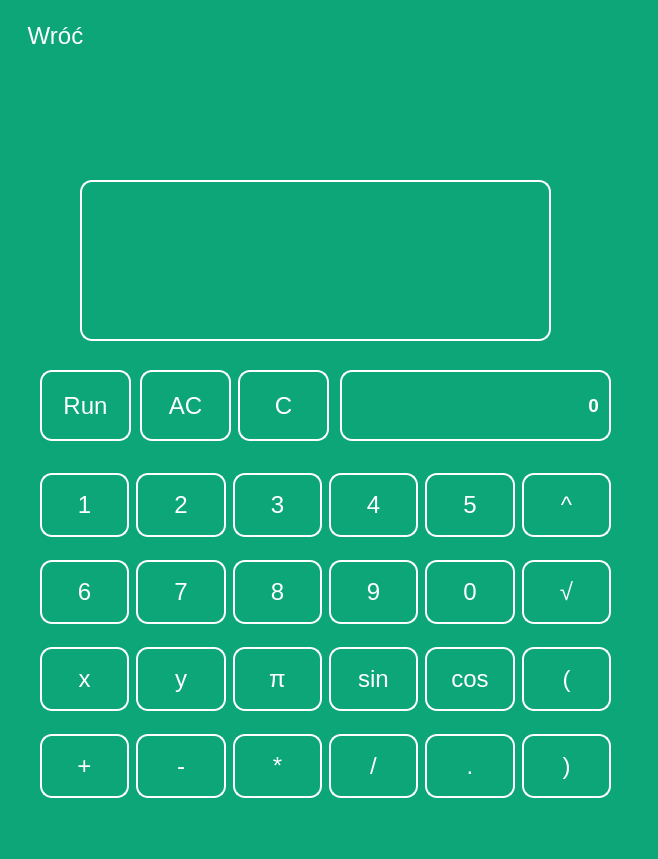
<?xml version="1.0" encoding="UTF-8"?>
<ui version="4.0">
 <class>Pochodne</class>
 <widget class="QMainWindow" name="Pochodne">
  <property name="geometry">
   <rect>
    <x>0</x>
    <y>0</y>
    <width>658</width>
    <height>859</height>
   </rect>
  </property>
  <property name="windowTitle">
   <string>Ekstremum</string>
  </property>
  <property name="styleSheet">
   <string notr="true">*{
	font-family: Arial;
	font-size: 24px;
}
#centralwidget{
	background-color: #0ca678;
}
QPushButton{
	height: 60px;
	border: 2px solid white;
	border-radius: 12px;
	color: white;
	background-color: transparent;
}
QPushButton:hover{
background-color: white; 
color: #0ca678;
}
QLabel{
	padding-right: 10px;
	border: 2px solid white;
	border-radius: 12px;
	color: white;
}</string>
  </property>
  <widget class="QWidget" name="centralwidget">
   <widget class="QWidget" name="gridLayoutWidget">
    <property name="geometry">
     <rect>
      <x>40</x>
      <y>450</y>
      <width>571</width>
      <height>371</height>
     </rect>
    </property>
    <layout class="QGridLayout" name="klawiatura">
     <property name="horizontalSpacing">
      <number>7</number>
     </property>
     <property name="verticalSpacing">
      <number>0</number>
     </property>
     <item row="2" column="5">
      <widget class="QPushButton" name="btnSquirt">
       <property name="text">
        <string>√</string>
       </property>
      </widget>
     </item>
     <item row="5" column="0">
      <widget class="QPushButton" name="btnPlus">
       <property name="text">
        <string>+</string>
       </property>
      </widget>
     </item>
     <item row="2" column="3">
      <widget class="QPushButton" name="btn9">
       <property name="text">
        <string>9</string>
       </property>
      </widget>
     </item>
     <item row="2" column="2">
      <widget class="QPushButton" name="btn8">
       <property name="text">
        <string>8</string>
       </property>
      </widget>
     </item>
     <item row="2" column="4">
      <widget class="QPushButton" name="btn0">
       <property name="text">
        <string>0</string>
       </property>
      </widget>
     </item>
     <item row="3" column="4">
      <widget class="QPushButton" name="btnCos">
       <property name="text">
        <string>cos</string>
       </property>
      </widget>
     </item>
     <item row="3" column="3">
      <widget class="QPushButton" name="btnSin">
       <property name="text">
        <string>sin</string>
       </property>
      </widget>
     </item>
     <item row="5" column="5">
      <widget class="QPushButton" name="btnNawiasclose">
       <property name="text">
        <string>)</string>
       </property>
      </widget>
     </item>
     <item row="3" column="2">
      <widget class="QPushButton" name="btnPi">
       <property name="text">
        <string>π</string>
       </property>
      </widget>
     </item>
     <item row="0" column="2">
      <widget class="QPushButton" name="btn3">
       <property name="text">
        <string>3</string>
       </property>
      </widget>
     </item>
     <item row="3" column="1">
      <widget class="QPushButton" name="btnY">
       <property name="text">
        <string>y</string>
       </property>
      </widget>
     </item>
     <item row="3" column="0">
      <widget class="QPushButton" name="btnX">
       <property name="text">
        <string>x</string>
       </property>
      </widget>
     </item>
     <item row="5" column="1">
      <widget class="QPushButton" name="btnMinus">
       <property name="text">
        <string>-</string>
       </property>
      </widget>
     </item>
     <item row="2" column="1">
      <widget class="QPushButton" name="btn7">
       <property name="text">
        <string>7</string>
       </property>
      </widget>
     </item>
     <item row="2" column="0">
      <widget class="QPushButton" name="btn6">
       <property name="text">
        <string>6</string>
       </property>
      </widget>
     </item>
     <item row="5" column="2">
      <widget class="QPushButton" name="btnMult">
       <property name="text">
        <string>*</string>
       </property>
      </widget>
     </item>
     <item row="5" column="4">
      <widget class="QPushButton" name="btnDot">
       <property name="text">
        <string>.</string>
       </property>
      </widget>
     </item>
     <item row="0" column="1">
      <widget class="QPushButton" name="btn2">
       <property name="text">
        <string>2</string>
       </property>
      </widget>
     </item>
     <item row="0" column="3">
      <widget class="QPushButton" name="btn4">
       <property name="text">
        <string>4</string>
       </property>
      </widget>
     </item>
     <item row="5" column="3">
      <widget class="QPushButton" name="btnDiv">
       <property name="text">
        <string>/</string>
       </property>
      </widget>
     </item>
     <item row="0" column="4">
      <widget class="QPushButton" name="btn5">
       <property name="text">
        <string>5</string>
       </property>
      </widget>
     </item>
     <item row="3" column="5">
      <widget class="QPushButton" name="btnNawiasot">
       <property name="text">
        <string>(</string>
       </property>
      </widget>
     </item>
     <item row="0" column="0">
      <widget class="QPushButton" name="btn1">
       <property name="text">
        <string>1</string>
       </property>
      </widget>
     </item>
     <item row="0" column="5">
      <widget class="QPushButton" name="btnPow">
       <property name="text">
        <string>^</string>
       </property>
      </widget>
     </item>
    </layout>
   </widget>
   <widget class="QLabel" name="funkcja">
    <property name="geometry">
     <rect>
      <x>340</x>
      <y>370</y>
      <width>271</width>
      <height>71</height>
     </rect>
    </property>
    <property name="styleSheet">
     <string notr="true">text-align: right</string>
    </property>
    <property name="text">
     <string>&lt;html&gt;&lt;head/&gt;&lt;body&gt;&lt;p align=&quot;right&quot;&gt;&lt;span style=&quot; font-size:14pt; font-weight:600;&quot;&gt;0&lt;/span&gt;&lt;/p&gt;&lt;/body&gt;&lt;/html&gt;</string>
    </property>
   </widget>
   <widget class="QPushButton" name="btnBack">
    <property name="geometry">
     <rect>
      <x>10</x>
      <y>10</y>
      <width>91</width>
      <height>51</height>
     </rect>
    </property>
    <property name="styleSheet">
     <string notr="true">border: none;
border-radius: 0;</string>
    </property>
    <property name="text">
     <string>Wróć</string>
    </property>
   </widget>
   <widget class="QPushButton" name="btnRun">
    <property name="geometry">
     <rect>
      <x>40</x>
      <y>370</y>
      <width>91</width>
      <height>71</height>
     </rect>
    </property>
    <property name="text">
     <string>Run</string>
    </property>
   </widget>
   <widget class="QLabel" name="wynik">
    <property name="geometry">
     <rect>
      <x>80</x>
      <y>180</y>
      <width>471</width>
      <height>161</height>
     </rect>
    </property>
    <property name="styleSheet">
     <string notr="true">text-align: center;
color: white;
</string>
    </property>
    <property name="midLineWidth">
     <number>-4</number>
    </property>
    <property name="text">
     <string>&lt;html&gt;&lt;head/&gt;&lt;body&gt;&lt;p align=&quot;right&quot;&gt;&lt;br/&gt;&lt;/p&gt;&lt;/body&gt;&lt;/html&gt;</string>
    </property>
   </widget>
   <widget class="QPushButton" name="btnAC">
    <property name="geometry">
     <rect>
      <x>140</x>
      <y>370</y>
      <width>91</width>
      <height>71</height>
     </rect>
    </property>
    <property name="text">
     <string>AC</string>
    </property>
   </widget>
   <widget class="QPushButton" name="btnC">
    <property name="geometry">
     <rect>
      <x>238</x>
      <y>370</y>
      <width>91</width>
      <height>71</height>
     </rect>
    </property>
    <property name="text">
     <string>C</string>
    </property>
   </widget>
   <widget class="QLabel" name="labelError">
    <property name="geometry">
     <rect>
      <x>330</x>
      <y>20</y>
      <width>291</width>
      <height>71</height>
     </rect>
    </property>
    <property name="styleSheet">
     <string notr="true">border: none;
color: #ff6b6b;</string>
    </property>
    <property name="text">
     <string>&lt;html&gt;&lt;head/&gt;&lt;body&gt;&lt;p&gt;&lt;br/&gt;&lt;/p&gt;&lt;/body&gt;&lt;/html&gt;</string>
    </property>
    <property name="alignment">
     <set>Qt::AlignRight|Qt::AlignTrailing|Qt::AlignVCenter</set>
    </property>
   </widget>
  </widget>
 </widget>
 <resources/>
 <connections/>
</ui>
